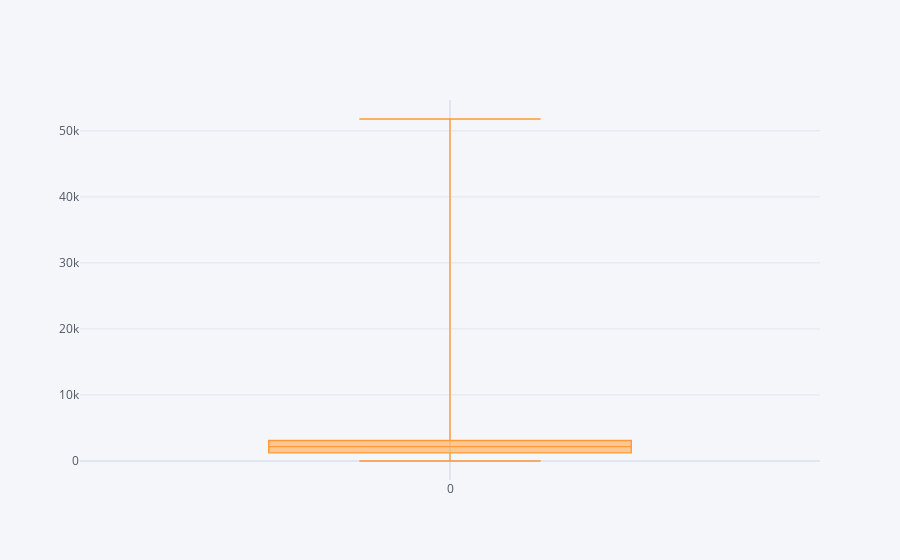

The notebook cell this image was saved under:
### Code cell
plt.figure(figsize=(12,6))
#sns.scatterplot(x=stat[0],y=stat.index)
stat[0].iplot(kind='box')

### Figure 1 — Plotly figure (JSON) as saved in the notebook; plotly's stock layout.template omitted (floating-point values rounded to 4 significant figures; data arrays with more than 128 entries replaced by an {"elided": "..."} marker saying what was removed)
{"data": [{"boxpoints": false, "line": {"width": 1.3}, "marker": {"color": "rgba(255, 153, 51, 1.0)"}, "name": "0", "orientation": "v", "type": "box", "y": {"elided": "44898 int values"}}], "layout": {"legend": {"bgcolor": "#F5F6F9", "font": {"color": "#4D5663"}}, "paper_bgcolor": "#F5F6F9", "plot_bgcolor": "#F5F6F9", "title": {"font": {"color": "#4D5663"}}, "xaxis": {"gridcolor": "#E1E5ED", "showgrid": true, "tickfont": {"color": "#4D5663"}, "title": {"font": {"color": "#4D5663"}, "text": ""}, "zerolinecolor": "#E1E5ED"}, "yaxis": {"gridcolor": "#E1E5ED", "showgrid": true, "tickfont": {"color": "#4D5663"}, "title": {"font": {"color": "#4D5663"}, "text": ""}, "zerolinecolor": "#E1E5ED"}}}
